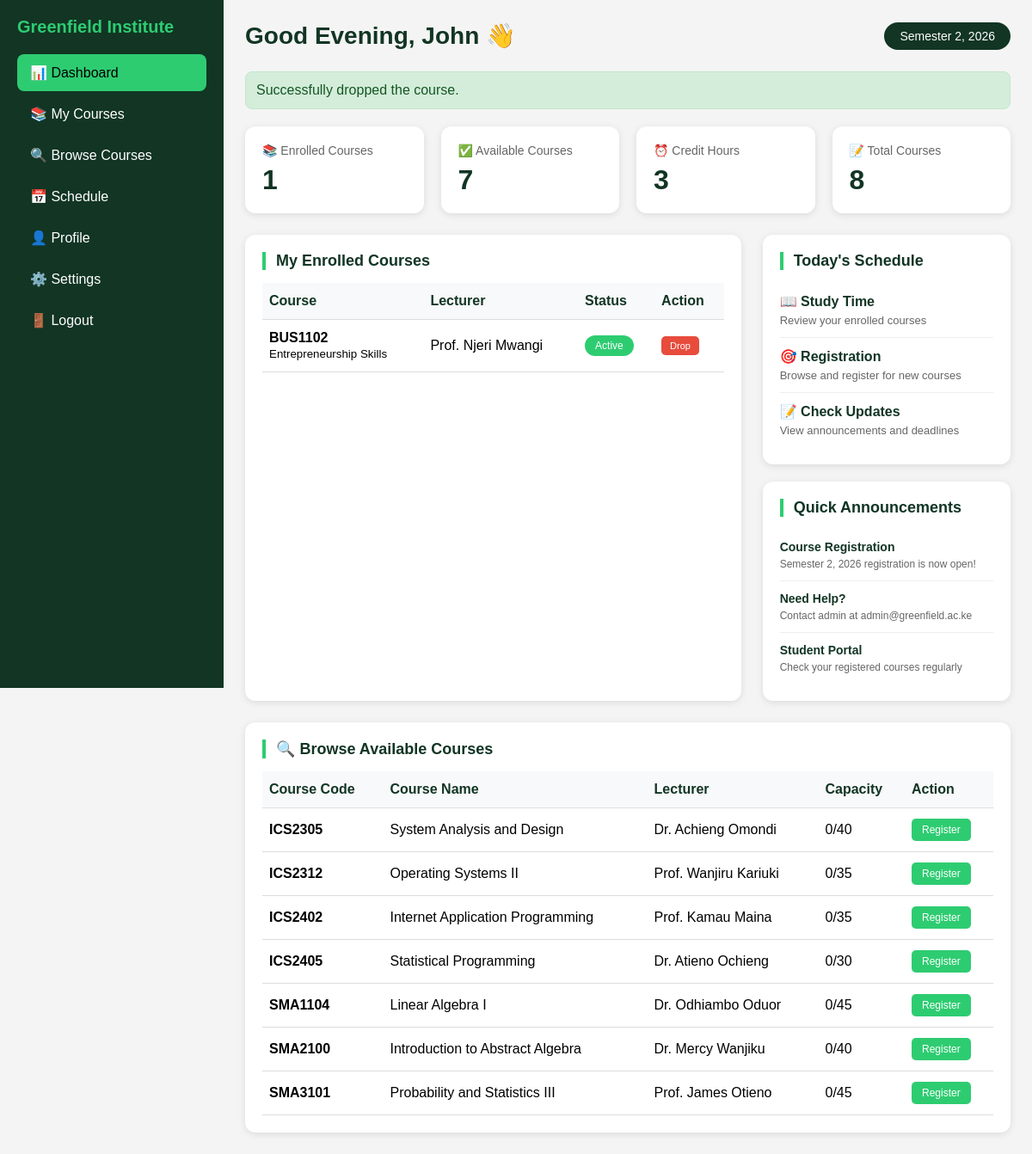
Page /student_dashboard.php?message=dropped (signed in) on the committed database.
### tables this page shows
CREATE TABLE `registrations` (
  `id` int NOT NULL AUTO_INCREMENT,
  `user_id` int NOT NULL,
  `course_id` int NOT NULL,
  `registration_date` timestamp NULL DEFAULT CURRENT_TIMESTAMP,
  `status` enum('enrolled','dropped','completed') DEFAULT 'enrolled',
  PRIMARY KEY (`id`),
  UNIQUE KEY `unique_registration` (`user_id`,`course_id`),
  KEY `course_id` (`course_id`),
  CONSTRAINT `registrations_ibfk_1` FOREIGN KEY (`user_id`) REFERENCES `users` (`id`) ON DELETE CASCADE,
  CONSTRAINT `registrations_ibfk_2` FOREIGN KEY (`course_id`) REFERENCES `courses` (`id`) ON DELETE CASCADE
);

CREATE TABLE `courses` (
  `id` int NOT NULL AUTO_INCREMENT,
  `course_code` varchar(20) NOT NULL,
  `course_name` varchar(150) NOT NULL,
  `description` text,
  `instructor` varchar(100) DEFAULT NULL,
  `capacity` int DEFAULT '30',
  `semester` varchar(20) DEFAULT NULL,
  `created_at` timestamp NULL DEFAULT CURRENT_TIMESTAMP,
  PRIMARY KEY (`id`),
  UNIQUE KEY `course_code` (`course_code`)
);

### student_dashboard.php (the view, shortened to what this page needs)
<?php
require_once 'config/database.php';
$user_id = $_SESSION['user_id'];
$user_name = $_SESSION['user_name'];
$enrolled_sql = "SELECT c.*, r.registration_date
                 FROM courses c
                 JOIN registrations r ON c.id = r.course_id
                 WHERE r.user_id = ? AND r.status = 'enrolled'
                 ORDER BY r.registration_date DESC";
$stmt = $conn->prepare($enrolled_sql);
$stmt->bind_param("i", $user_id);
$stmt->execute();
$enrolled_courses = $stmt->get_result();
$enrolled_count = $enrolled_courses->num_rows;
$available_sql = "SELECT c.*,
                  (SELECT COUNT(*) FROM registrations WHERE course_id = c.id AND status = 'enrolled') as enrolled_count
                  FROM courses c
                  WHERE c.id NOT IN (
                      SELECT course_id FROM registrations
                      WHERE user_id = ? AND status = 'enrolled'
                  )
                  ORDER BY c.course_code";
$stmt2 = $conn->prepare($available_sql);
$stmt2->bind_param("i", $user_id);
$stmt2->execute();
$available_courses = $stmt2->get_result();
$available_count = $available_courses->num_rows;
$message = '';
$message_type = '';
if (isset($_GET['message'])) {
    if ($_GET['message'] == 'registered') {
        $message = 'Successfully registered for the course!';
        $message_type = 'success';
    } elseif ($_GET['message'] == 'dropped') {
        $message = 'Successfully dropped the course.';
        $message_type = 'success';
    } elseif ($_GET['message'] == 'error') {
        $message = 'An error occurred. Please try again.';
        $message_type = 'error';
    } elseif ($_GET['message'] == 'duplicate') {
        $message = 'You are already registered for this course.';
        $message_type = 'error';
    } elseif ($_GET['message'] == 'full') {
        $message = 'This course is already full.';
        $message_type = 'error';
    }
}
?>
<!DOCTYPE html>
<html lang="en">
<head>
    <link rel="stylesheet" href="css/student_dashboard.css">
</head>
<body>
<div class="sidebar">
    <h2>Greenfield Institute</h2>
    <a href="student_dashboard.php" class="active">📊 Dashboard</a>
    <a href="my_courses.php">📚 My Courses</a>
    <a href="student_dashboard.php#courses">🔍 Browse Courses</a>
    <a href="#">📅 Schedule</a>
    <a href="profile.php">👤 Profile</a>
    <a href="settings.php">⚙️ Settings</a>
    <a href="logout.php">🚪 Logout</a>
</div>
<div class="main">
    <div class="top">
        <h1>Good <?php
            $hour = date('H');
            if ($hour < 12) echo "Morning";
            elseif ($hour < 17) echo "Afternoon";
            else echo "Evening";
        ?>, <?php echo htmlspecialchars(explode(' ', $user_name)[0]); ?> 👋</h1>
        <div class="semester">
            Semester 2, 2026
        </div>
    </div>
    <?php if ($message): ?>
        <div class="alert alert-<?php echo $message_type; ?>">
            <?php echo $message; ?>
        </div>
    <?php endif; ?>
    <div class="stats">
        <div class="box">
            <p>📚 Enrolled Courses</p>
            <h1><?php echo $enrolled_count; ?></h1>
        </div>
        <div class="box">
            <p>✅ Available Courses</p>
            <h1><?php echo $available_count; ?></h1>
        </div>
        <div class="box">
            <p>⏰ Credit Hours</p>
            <h1><?php echo $enrolled_count * 3; ?></h1>
        </div>
        <div class="box">
            <p>📝 Total Courses</p>
            <h1><?php echo $enrolled_count + $available_count; ?></h1>
        </div>
    </div>
    <div class="content">
        <div class="card">
            <h2>My Enrolled Courses</h2>
            <?php if ($enrolled_count > 0): ?>
                <table>
                    <thead>
                        <tr>
                            <th>Course</th>
                            <th>Lecturer</th>
                            <th>Status</th>
                            <th>Action</th>
                        </tr>
                    </thead>
                    <tbody>
                        <?php while ($course = $enrolled_courses->fetch_assoc()): ?>
                        <tr>
                            <td>
                                <strong><?php echo htmlspecialchars($course['course_code']); ?></strong><br>
                                <small><?php echo htmlspecialchars($course['course_name']); ?></small>
                            </td>
                            <td><?php echo htmlspecialchars($course['instructor']); ?></td>
                            <td><span class="status status-active">Active</span></td>
                            <td>
                                <a href="drop_course.php?course_id=<?php echo $course['id']; ?>"
                                   class="drop-btn"
                                   onclick="return confirm('Are you sure you want to drop this course?')">Drop</a>
                            </td>
                        </tr>
                        <?php endwhile; ?>
                    </tbody>
                </table>
            <?php endif; ?>
        </div>
        <div>
            <div class="card">
                <h2>Today's Schedule</h2>
                <div class="schedule-item">
                    <h4>📖 Study Time</h4>
                    <p>Review your enrolled courses</p>
                </div>
                <div class="schedule-item">
                    <h4>🎯 Registration</h4>
                    <p>Browse and register for new courses</p>
                </div>
                <div class="schedule-item">
                    <h4>📝 Check Updates</h4>
                    <p>View announcements and deadlines</p>
                </div>
            </div>
            <div class="card" style="margin-top: 20px;">
                <h2>Quick Announcements</h2>
                <div class="notice">
                    <h4>Course Registration</h4>
                    <p>Semester 2, 2026 registration is now open!</p>
                </div>
                <div class="notice">
                    <h4>Need Help?</h4>
                    <p>Contact admin at admin@greenfield.ac.ke</p>
                </div>
                <div class="notice">
                    <h4>Student Portal</h4>
                    <p>Check your registered courses regularly</p>
                </div>
            </div>
        </div>
    </div>
    <div class="card" style="margin-top: 25px;" id="courses">
        <h2>🔍 Browse Available Courses</h2>
        <?php if ($available_courses->num_rows > 0): ?>
            <table>
                <thead>
                    <tr>
                        <th>Course Code</th>
                        <th>Course Name</th>
                        <th>Lecturer</th>
                        <th>Capacity</th>
                        <th>Action</th>
                    </tr>
                </thead>
                <tbody>
                    <?php while ($course = $available_courses->fetch_assoc()): ?>
                    <tr>
                        <td><strong><?php echo htmlspecialchars($course['course_code']); ?></strong></td>
                        <td><?php echo htmlspecialchars($course['course_name']); ?></td>
                        <td><?php echo htmlspecialchars($course['instructor']); ?></td>
                        <td><?php echo $course['enrolled_count']; ?>/<?php echo $course['capacity']; ?></td>
                        <td>
                            <a href="register_course.php?course_id=<?php echo $course['id']; ?>"
                               class="register-btn">Register</a>
                        </td>
                    </tr>
                    <?php endwhile; ?>
                </tbody>
            </table>
        <?php else: ?>
            <div class="empty-state">
                <p>No available courses at the moment.</p>
            </div>
        <?php endif; ?>
    </div>
</div>
</body>
</html>

### css/student_dashboard.css (style rules this page uses)
* { margin: 0; padding: 0; box-sizing: border-box; }
body { font-family: Arial, sans-serif; background: #f4f4f4; display: flex; }
.sidebar { width: 260px; background: #123524; color: white; height: 100vh; position: fixed; padding: 20px; overflow-y: auto; }
.sidebar h2 { color: #2ecc71; margin-bottom: 20px; font-size: 20px; }
.sidebar a { display: block; color: white; text-decoration: none; padding: 12px 15px; margin-top: 5px; border-radius: 8px; transition: all 0.3s; }
.sidebar a.active { background: #2ecc71; color: black; }
.main { margin-left: 260px; padding: 25px; width: 100%; min-height: 100vh; }
.top { display: flex; justify-content: space-between; align-items: center; flex-wrap: wrap; margin-bottom: 25px; }
.top h1 { color: #123524; font-size: 28px; }
.semester { background: #123524; color: white; padding: 8px 18px; border-radius: 25px; font-size: 14px; }
.stats { display: grid; grid-template-columns: repeat(auto-fit, minmax(200px, 1fr)); gap: 20px; margin-bottom: 25px; }
.box { background: white; padding: 20px; border-radius: 12px; box-shadow: 0 2px 8px rgba(0, 0, 0, 0.1); transition: transform 0.2s; }
.box p { color: #666; font-size: 14px; margin-bottom: 8px; }
.box h1 { color: #123524; font-size: 32px; margin: 0; }
.content { display: grid; grid-template-columns: 2fr 1fr; gap: 25px; }
.card { background: white; border-radius: 12px; padding: 20px; box-shadow: 0 2px 8px rgba(0, 0, 0, 0.1); }
.card h2 { color: #123524; margin-bottom: 15px; font-size: 18px; border-left: 4px solid #2ecc71; padding-left: 12px; }
table { width: 100%; border-collapse: collapse; }
table th, table td { border-bottom: 1px solid #ddd; padding: 12px 8px; text-align: left; }
table th { background: #f8f9fa; font-weight: bold; color: #123524; }
.status { padding: 5px 12px; border-radius: 20px; color: white; font-size: 12px; display: inline-block; }
.status-active { background: #2ecc71; }
.schedule-item, .notice { padding: 12px 0; border-bottom: 1px solid #eee; }
.schedule-item:last-child, .notice:last-child { border-bottom: none; }
.schedule-item h4 { color: #123524; margin-bottom: 5px; }
.schedule-item p { color: #666; font-size: 13px; }
.notice h4 { color: #123524; margin-bottom: 5px; font-size: 14px; }
.notice p { color: #666; font-size: 12px; }
.register-btn { background: #2ecc71; color: white; border: none; padding: 6px 12px; border-radius: 5px; cursor: pointer; font-size: 12px; text-decoration: none; display: inline-block; }
.drop-btn { background: #e74c3c; color: white; border: none; padding: 5px 10px; border-radius: 5px; cursor: pointer; font-size: 11px; text-decoration: none; display: inline-block; }
.alert { padding: 12px; border-radius: 8px; margin-bottom: 20px; }
.alert-success { background: #d4edda; color: #155724; border: 1px solid #c3e6cb; }

### rows in the picture
registrations: course.course_code "BUS1102", course.course_name "Entrepreneurship Skills", course.instructor "Prof. Njeri Mwangi"
courses: course_code "ICS2305", course_name "System Analysis and Design", instructor "Dr. Achieng Omondi", enrolled_count "0", capacity "40"
courses: course_code "ICS2312", course_name "Operating Systems II", instructor "Prof. Wanjiru Kariuki", enrolled_count "0", capacity "35"
courses: course_code "ICS2402", course_name "Internet Application Programming", instructor "Prof. Kamau Maina", enrolled_count "0", capacity "35"
courses: course_code "ICS2405", course_name "Statistical Programming", instructor "Dr. Atieno Ochieng", enrolled_count "0", capacity "30"
courses: course_code "SMA1104", course_name "Linear Algebra I", instructor "Dr. Odhiambo Oduor", enrolled_count "0", capacity "45"
courses: course_code "SMA2100", course_name "Introduction to Abstract Algebra", instructor "Dr. Mercy Wanjiku", enrolled_count "0", capacity "40"
courses: course_code "SMA3101", course_name "Probability and Statistics III", instructor "Prof. James Otieno", enrolled_count "0", capacity "45"

### other values in the picture
explode(' ', $user_name)[0] "John"
$message "Successfully dropped the course."
$enrolled_count "1"
$available_count "7"
$enrolled_count * 3 "3"
$enrolled_count + $available_count "8"
